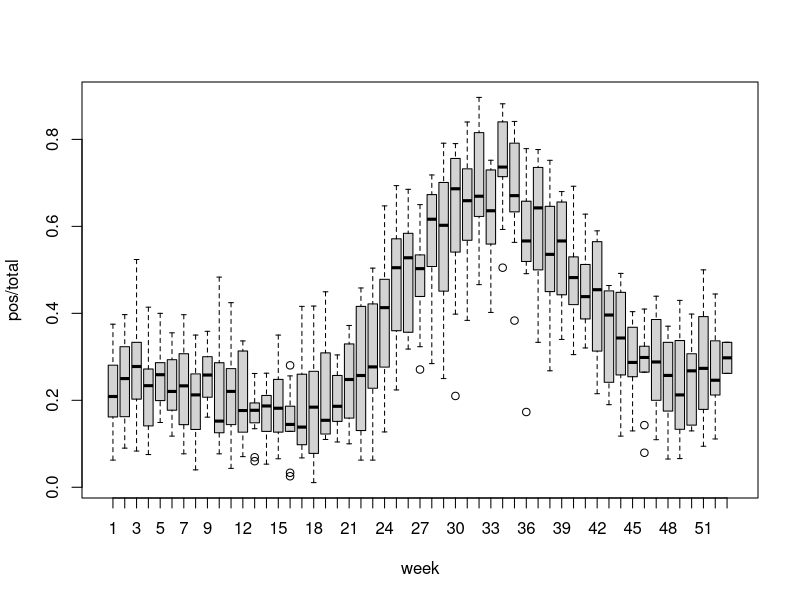
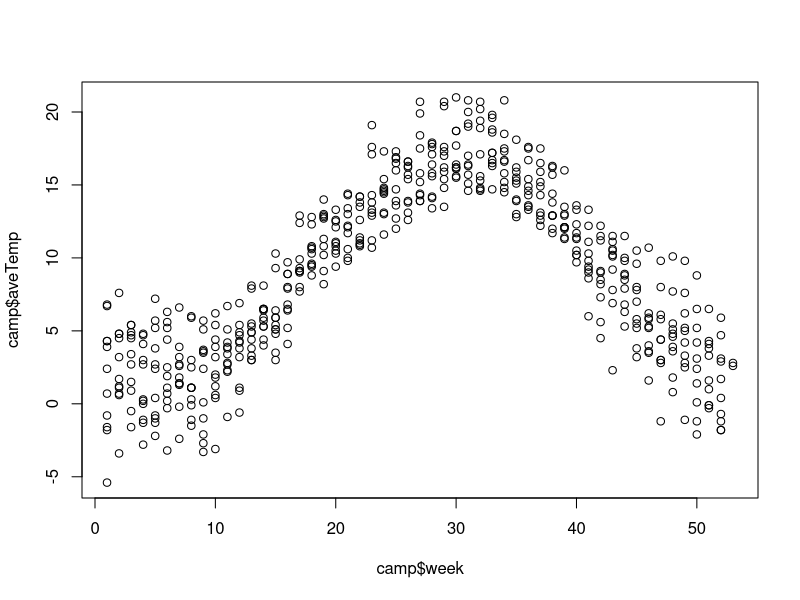
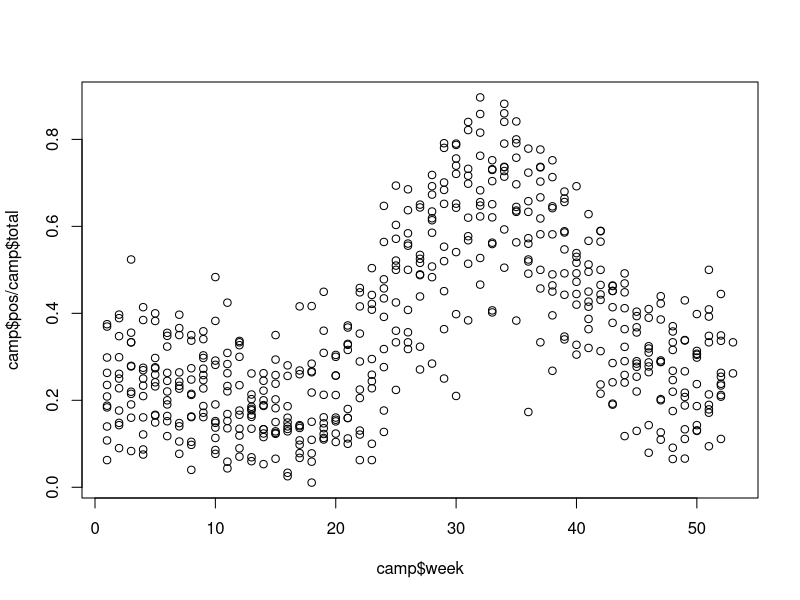
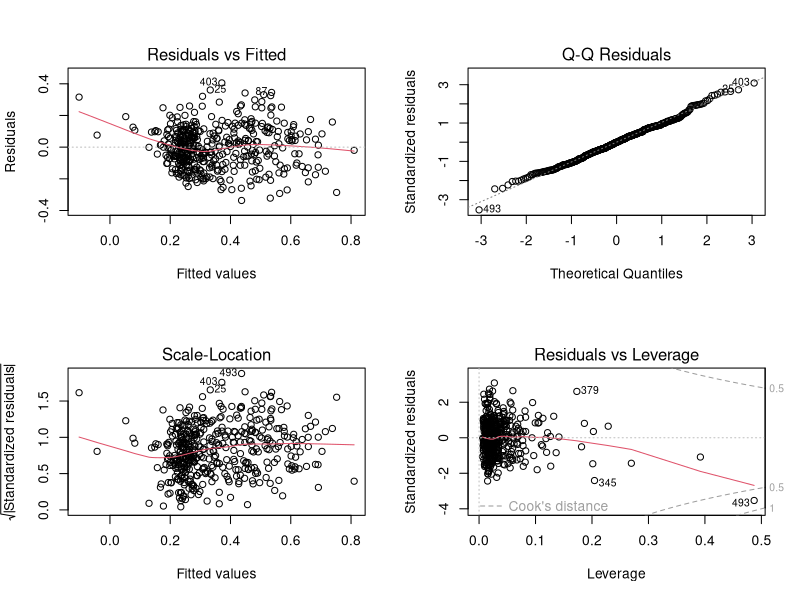

Generate these figures, in order, with R: (Note: this script raises an error after producing the figures.)
climate = read.table("climate.txt", header=T, sep = "\t")
weekly = read.csv("weekly_pos.csv", header=T)
camp = read.table("case2regions4.txt", header=T, sep = "\t")
library(MASS)
library(car)
library(lattice)
#camp <- data.frame(weekly, climate)
sum(camp$total)
summary(camp)
#plot(camp, panel=panel.smooth)
boxplot(pos/total ~ week, camp)

plot(camp$week, camp$aveTemp)
plot(camp$week, camp$pos/camp$total)

lm1 <- lm((pos / total) ~ (aveTemp + maxTemp + relHum + sunHours + precip )^2, data=camp)
par(mfrow=c(2,2))
plot(lm1)

residualPlots(lm1)
summary(lm1)
boxcox(lm1, lambda = seq(0, 1, length.out = 20), data=camp)

lm2 <- stepP(lm1)$object
summary(lm2)
anova(lm2)
drop1(lm2, test="F")
library(xtable)
xtable(residualPlots(lm1))

stepP <- function(object, level=0.05, verbose=FALSE){
  if (!("lm" %in% class(object))){
    error("First argument should be an lm object")
  }
  d1 <- drop1(object, test="F")[-1,]
  maxP <- max(d1[["Pr(>F)"]])
  lmTmp <- object
  maxVar <- row.names(d1)[d1[["Pr(>F)"]]==maxP]
  history <-NULL # For storing the history of models
  tmpFormula <- paste(as.character(formula(lmTmp))[c(2,1,3)], collapse=" ")
  
  while(maxP > level & nrow(d1)>=1){
    maxVar <- row.names(d1)[d1[["Pr(>F)"]]==maxP]
    history <- rbind(history,data.frame(formula= tmpFormula, maxP=maxP, maxVar = maxVar) )
    lmTmp <- update(lmTmp, paste(".~.-",maxVar))
    d1 <- drop1(lmTmp, test="F")[-1,]
    maxP <- max(d1[["Pr(>F)"]])
    tmpFormula <- paste(as.character(formula(lmTmp))[c(2,1,3)], collapse=" ")
    if (verbose)
      print(tmpFormula) # Print the formula after each reduction
  }
  # Also adding the final model to document the p-value
  maxVar <- row.names(d1)[d1[["Pr(>F)"]]==maxP]
  tmpFormula <- paste(as.character(formula(lmTmp))[c(2,1,3)], collapse=" ")
  history <- rbind(history,data.frame(formula= tmpFormula, maxP=maxP, maxVar = maxVar) )
  return(list(object=lmTmp, history=history))  
}

mod <- stepP(lm2)
lm3 <- mod$object

# par(mfrow=c(2,2))
# plot(lm12)
# residualPlots(lm12)

a1 <- lm((pos / total)^0.7 ~ (maxTemp + relHum  + precip + sunHours + I(aveTemp^2) + I(sunHours^2) + I(precip^2))^2, data=camp, subset= c(-496))
par(mfrow=c(2,2))
plot (a1)
summary(a1)
boxcox(a1)
residualPlots(a1)

a3 <- stepP(a1)$object
drop1(a3, test="F")
anova(a3)
summary(a3)
plot(a3)

b1 <- lm((pos / total)^0.7 ~ (aveTemp + maxTemp + relHum + precip  + sunHours + I(aveTemp^2) + I(sunHours^2) + I(precip^2))^2, data=camp, subset = -496)
par(mfrow=c(2,2))
plot(b1)
b2 <- stepP(b1)$object
summary(b2)
anova(a3)

anova(a3,b2)
sum(camp$total)

lec.fun<-function(data, reference, others=names(data)[names(data)!=reference], ref.values=seq(min(data[[reference]]),max(data[[reference]]),length=30)){
  pdata<-data.frame(reference=ref.values)
  names(pdata)<-reference
  for(i in others){
    lmtmp<-lm(as.formula(paste(i,"~",reference)),data)
    pdata[[i]]<-predict(lmtmp,newdata=pdata[reference])
  }
  return(pdata)
}

pred.frame <- function(reference, data, others=names(data)[ !(names(data)%in%names(reference)) ]){
  if (class(reference) == "list"){  ## Need to run expand.grid( <list>)
    pdata <- expand.grid(reference)
  } else {
    pdata <- reference
  }
  ref.model <- names(reference)
  if(length(names(reference))>1)
    ref.model <- paste(ref.model, sep="+")
  for(i in others){
    lmtmp<-lm(as.formula(paste(i,"~",ref.model)),data)
    pdata[[i]]<-predict(lmtmp,newdata=pdata)
  }
  return(pdata)
}

par(mfrow=c(1,1))
plot((pos / total) ~ maxTemp,data=camp, ylab = "Proportion of infections", xlab = "Average temperature")

campy <- lec.fun(camp,reference="maxTemp",others=c("aveTemp", "relHum", "precip", "sunHours"), ref.values=0:30)
campyb <- lec.fun(camp,reference="sunHours",others=c("maxTemp", "relHum", "precip", "aveTemp"), ref.values=0:90)

#pred.campy<-predict(b2, int="p",newdata=campy)
pred.campya<- predict(a3, int="p",newdata=campy)
#matlines(campy$aveTemp,pred.campy^(10/7),lty=c(1,2,2),col=3,lwd=2)
matlines(campy$maxTemp,pred.campya^(10/7),lty=c(1,2,2),col=2,lwd=2)

plot((pos / total) ~ sunHours,data=camp, ylab = "Proportion of infections", xlab = "Weekly hours of sun")
pred.campyb<- predict(a3, int="p",newdata=campyb)
#matlines(campy$aveTemp,pred.campy^(10/7),lty=c(1,2,2),col=3,lwd=2)
matlines(campyb$sunHours,pred.campyb^(10/7),lty=c(1,2,2),col=2,lwd=2)

summary(a3)
p.aveTemp <- seq(-5, 25)
p.sunHours <- seq(0,80,by = 1)
par(mfrow=c(1,1))

## Creating prediction data.frame and then predicting
pred.data <-pred.frame(reference = list(aveTemp=p.aveTemp, sunHours=p.sunHours), data = camp, others = c("maxTemp", "relHum", "precip"))
pred <- predict(a3, newdata = pred.data, interval = "predict")

## Wrapping the predictions as a matrix 
z <- matrix(pred[,"fit"], nrow=length(p.aveTemp))
z2 <- z
z2[z2 >= 1.1] <- NA

## First an image:
image(p.aveTemp, p.sunHours, z2, xlab = "Average temp", ylab = "Sun hours")
## Adding a contour:
contour(p.aveTemp, p.sunHours, z2, add=TRUE, labcex = 1.5)
points(sunHours ~ aveTemp, data= camp, cex=0.5) # To show the observations
z2 <- z
z2[z2 > 1] <- NA
## First an image:
image(p.sunHours, p.aveTemp, z2, xlab = "sunHours", ylab = "Precipitation")
## Adding a contour:
contour(p.sunHours, p.aveTemp, z2, add=TRUE, labcex = 1.5)
points(aveTemp ~ sunHours, data= camp, cex=0.5) # 

